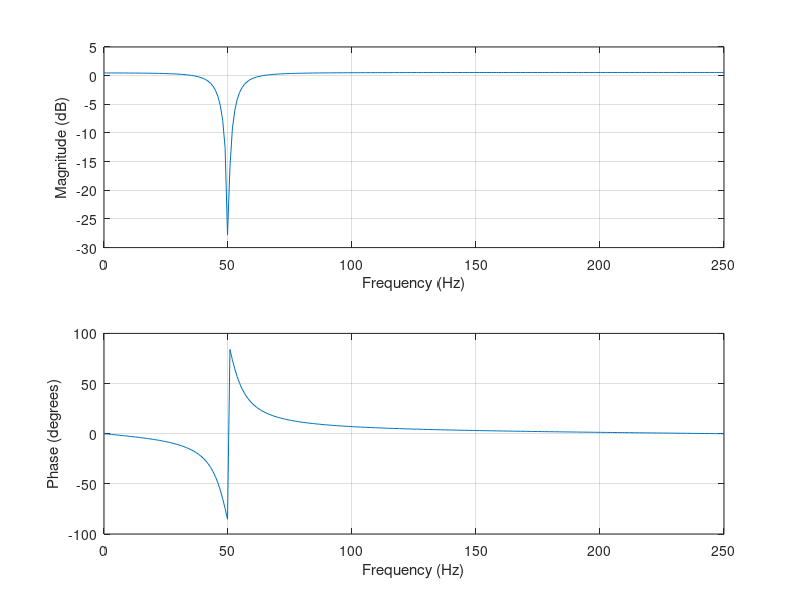
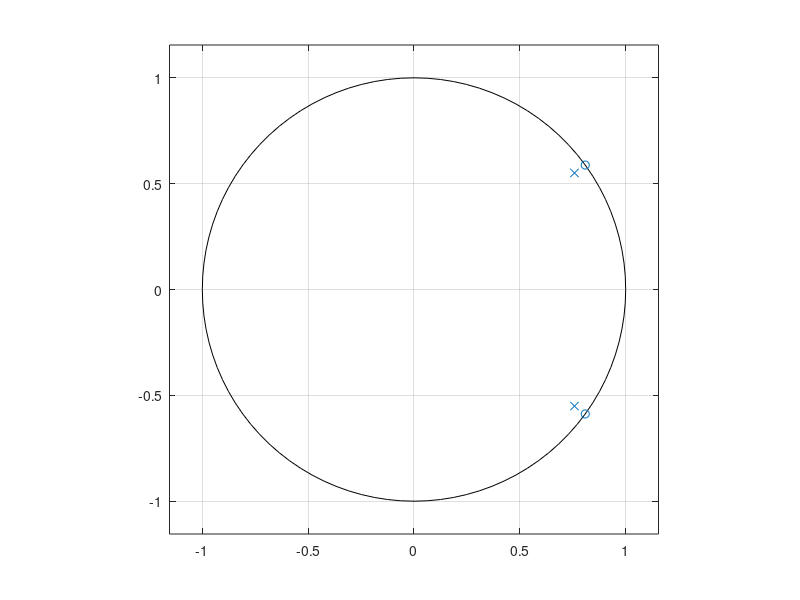

Source code (MATLAB) for these figures, in order:
% sec_ord_inv_z.m
% Frequency response estimation.
% using freqz.
% See Ifeachor Example 4D.4 p.240
b = [1 -1.6180 1]; % setup B-matrix from 3 row-vectors
a = [1 -1.5161 0.878]; % setup A-matrix from 3 row-vectors
freqz(b,a,256,500); % plot frequency response for 256 points and fs=500Hz
figure;
zplane(b,a); % Display poles and zeros



   
